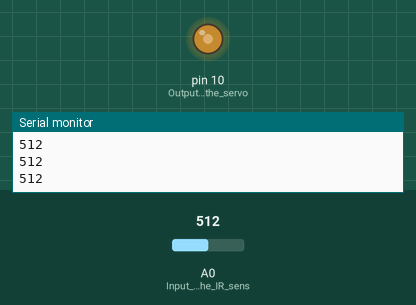
This sketch was run on a simulated Arduino Uno, built with avr-gcc and run on an emulated ATmega328P. On the bench: output pins drawn as LEDs (lit = HIGH), the last lines printed to the serial monitor. The inputs (shaded band) are chosen by the test bench; at power-on: A0 (Input_pin_for_the_IR_sens) = 512.

Above: at 1.2 s.
1.3 s: A0 (Input_pin_for_the_IR_sens) set to 716
At 2.5 s:
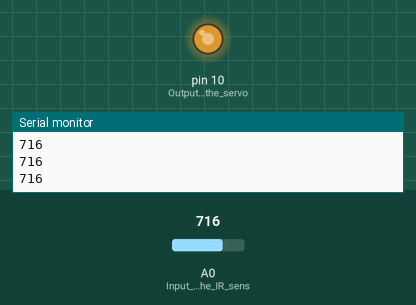
2.8 s: A0 (Input_pin_for_the_IR_sens) set to 900
At 3.7 s:
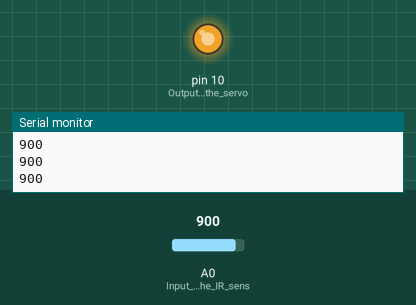
4.3 s: A0 (Input_pin_for_the_IR_sens) set to 122
At 4.8 s:
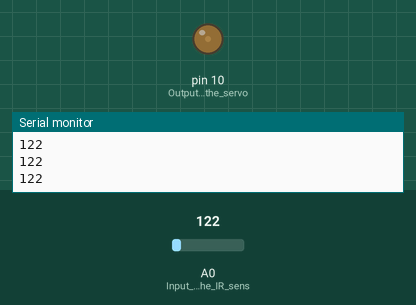
5.8 s: A0 (Input_pin_for_the_IR_sens) set to 0
At 7.0 s:
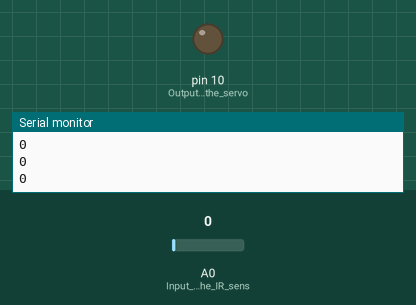
7.3 s: A0 (Input_pin_for_the_IR_sens) set to 511
At 8.3 s:
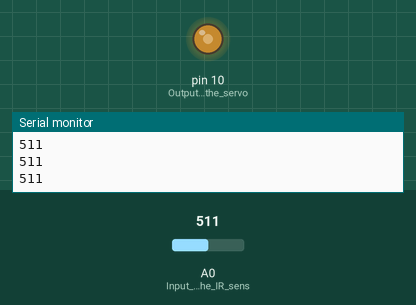
Timing chart, 0 to 9.8 s (numbered marks = the images above; inputs shaded):
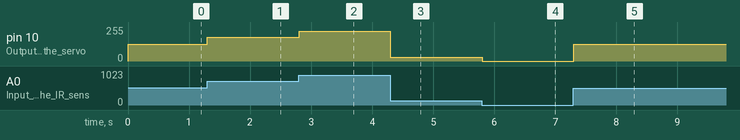

The sketch:

irSerialOut.ino
```cpp
int input= 0 ;
int output = 0;

void setup()
{
	pinMode( A0 , INPUT);   // Input pin for the IR sensor
  pinMode( 10 , OUTPUT);  // Output pin for the servo control
        Serial.begin (9600);
}

void loop()
{
	input = 	analogRead(A0) ;
  output = map (input, 0, 1023, 0, 255);
        analogWrite (10, output);
        Serial.println (input);      // Print the value on the screen
}
```

Measured:
- after the input at 1.3 s, pin 10 (Output_pin_for_the_servo): 127/255 → 178/255 at once
- after the input at 2.8 s, pin 10 (Output_pin_for_the_servo): 178/255 → 224/255 at once
- after the input at 4.3 s, pin 10 (Output_pin_for_the_servo): 224/255 → 30/255 at once
- after the input at 5.8 s, pin 10 (Output_pin_for_the_servo): 30/255 → 0/255 at once
- after the input at 7.3 s, pin 10 (Output_pin_for_the_servo): 0/255 → 127/255 at once
